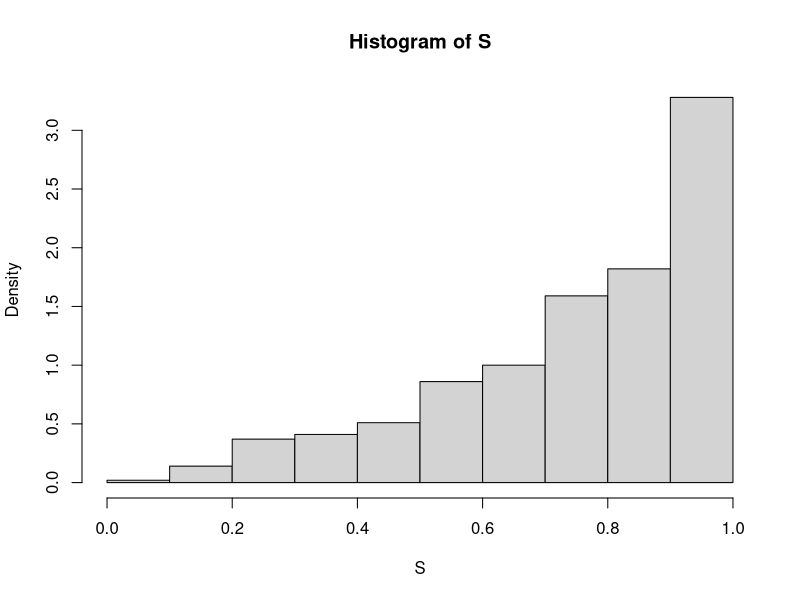

This chart was generated by the following R code:
n <- 10^{3}
S <- numeric(n)
for (i in 1:n){
  U <- runif(1) #przesuniecie inny rozklad prawdopodobieństwa
  repeat{
    X <- runif(1)
    
    if (X > U)
      break
  }
  S[i] <- X
}
S
hist(S, prob=TRUE)